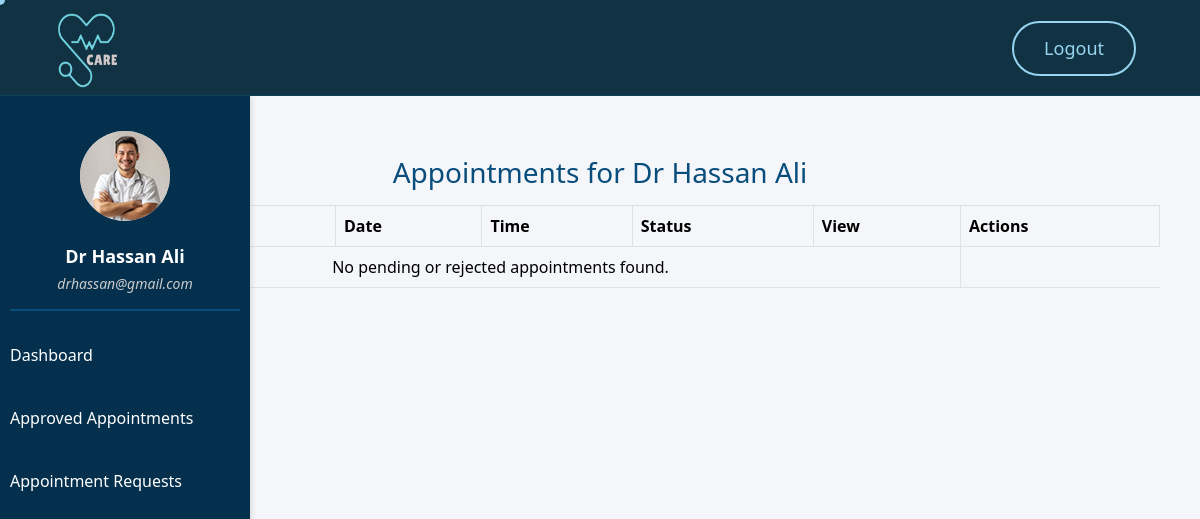
The page /doctor/doc_appointments.php (signed in) on the database its author committed.
### tables this page shows
CREATE TABLE `doctor_add` (
  `id` int(11) NOT NULL,
  `doctor_name` varchar(100) NOT NULL,
  `doctor_email` varchar(100) NOT NULL,
  `doctor_phone` varchar(15) NOT NULL,
  `doctor_days` varchar(100) DEFAULT NULL,
  `timing` varchar(100) DEFAULT NULL,
  `password` varchar(255) DEFAULT NULL,
  `file_name` varchar(255) DEFAULT NULL,
  `status` enum('pending','approved','rejected') NOT NULL DEFAULT 'pending',
  `created_at` timestamp NULL DEFAULT CURRENT_TIMESTAMP,
  `city` int(11) DEFAULT NULL,
  `specialization_id` int(11) DEFAULT NULL
);

### doctor/connection.php (called while the page is built, shortened)
<?php
$con = mysqli_connect("localhost", "root", "", "hospital_management_system");
$doctor_email = $_SESSION['doctor'];
$query = "SELECT doctor_name, doctor_email, doctor_phone, doctor_days, timing, city, specialization_id, status FROM doctor_add WHERE doctor_email = ?";
$stmt = mysqli_prepare($con, $query);
mysqli_stmt_bind_param($stmt, "s", $doctor_email);
mysqli_stmt_execute($stmt);
$result = mysqli_stmt_get_result($stmt);
if (mysqli_num_rows($result) > 0) {
    $doctor = mysqli_fetch_assoc($result);
    $doctor_email = $doctor['doctor_email'];
}
?>

### doctor/doc_appointments.php (the view, shortened to what this page needs)
<?php
require_once "connection.php";
$query_doctor = "SELECT * FROM doctor_add WHERE doctor_email = ?";
$stmt_doctor = $con->prepare($query_doctor);
$stmt_doctor->bind_param("s", $doctor_email);
$stmt_doctor->execute();
$result_doctor = $stmt_doctor->get_result();
$doctor = $result_doctor->fetch_assoc();
$query_appointments = "SELECT a.id, p.patient_name, a.appointment_date, a.appointment_time, a.status
                       FROM doc_patient_appointments a
                       JOIN patient_reg p ON a.patient_id = p.id
                       WHERE a.doctor_id = ? AND a.status IN ('pending', 'rejected')
                       ORDER BY a.appointment_date ASC";
$stmt_appointments = $con->prepare($query_appointments);
$stmt_appointments->bind_param("i", $doctor['id']);
$stmt_appointments->execute();
$result_appointments = $stmt_appointments->get_result();
?>
<!DOCTYPE html>
<html lang="en">
<head>
    <link rel="stylesheet" href="css/layout.css">
    <?php require_once "mainlinks.php"; ?>
</head>
<body class="tt-magic-cursor">
<div id="magic-cursor">
</div>
<div class="dashboard_container">
    <?php include('linkheader.php'); ?>
    <div class="dashboard_main">
        <?php include('side.php'); ?>
        <div class="dashboard_content_main">
            <div class="main-content">
            <h1>Appointments for <?php echo $doctor['doctor_name']; ?></h1              >
        <table class="table table-bordered">
            <thead>
                <tr>
                    <th>ID</th>
                    <th>Patient</th>
                    <th>Date</th>
                    <th>Time</th>
                    <th>Status</th>
                    <th>View</th>
                    <th>Actions</th>
                </tr>
            </thead>
            <tbody>
                <?php
                if ($result_appointments->num_rows > 0) {
                    while ($appointment = $result_appointments->fetch_assoc()) {
                        $status = $appointment['status'];
                ?>
                    <tr>
                        <td><?php echo $appointment['id']; ?></td>
                        <td><?php echo $appointment['patient_name']; ?></td>
                        <td><?php echo $appointment['appointment_date']; ?></td>
                        <td><?php echo $appointment['appointment_time']; ?></td>
                        <td><?php echo $status; ?></td>
                        <td>
                            <a href="view_patient.php?id=<?php echo $appointment['id']; ?>" class="btn btn-info">View</a>
                        </td>
                        <td>
                            <?php if ($status == 'pending') { ?>
                                <a href="appointment_approve.php?id=<?php echo $appointment['id']; ?>" class="btn btn-warning">Approve</a>
                                <a href="appointment_reject.php?id=<?php echo $appointment['id']; ?>" class="btn btn-danger">Reject</a>
                            <?php } else { ?>
                                <span class="text-muted">No Action Available</span>
                            <?php } ?>
                        </td>
                    </tr>
                <?php }
                } else {
                    echo "<tr><td colspan='6' class='text-center'>No pending or rejected appointments found.</td></tr>";
                }
                ?>
            </tbody>
        </table>
            </div>
        </div>
    </div>
</div>
</body>
<body>
    <?php require_once "linkheader.php"; ?>
    <?php require_once "side.php"; ?>
</body>
</html>

### doctor/side.php (shortened to what this page needs)
<div class="sidebar">
    <div class="profile-section">
    <img src="../<?= htmlspecialchars($doctor['file_name']); ?>" alt="Doctor Profile Image" class="profile-image">
        <h4><?php echo htmlspecialchars($doctor['doctor_name']); ?></h4>
        <p><?php echo htmlspecialchars($doctor['doctor_email']); ?></p>
    </div>
    <ul class="navbar-nav ms-auto mb-2 mb-lg-0">
        <li class="nav-item">
            <a class="nav-link active" aria-current="page" href="index.php">Dashboard</a>
        </li>
        <li class="nav-item">
            <a class="nav-link active" href="approved_appointments.php">Approved Appointments</a>
        </li>
        <li class="nav-item">
            <a class="nav-link active" href="doc_appointments.php">Appointment Requests</a>
        </li>
    </ul>
</div>

### doctor/css/layout.css (style rules this page uses)
.dashboard_container { display: flex; flex-direction: column; height: 100vh; overflow: hidden; }
.dashboard_main { display: flex; flex: 1; overflow: hidden; }
.dashboard_content_main { flex: 1; padding: 20px; background-color: #f4f6f9; overflow-y: auto; box-sizing: border-box; }

### css/custom.css (style rules this page uses)
:root { --body-background : #FFF7F4; --primary-color : #113243; --text-color : #000000; --accent-color : #96d4f0; --secondry-color : #FFFFFF; --transparent-color : #fffbfbcb; --transparent-secondry-color : #000000aa; --light-Background : #113f56; --light-accent-color : #bcddf7; --light-accent-color : #0a2e4a; --default-font : "Figtree", sans-serif;; }
body { font-family: var(--default-font); font-size: 16px; font-weight: 400; line-height: 1.5em; color: var(--text-color); background: var(--body-background); }
p { margin: 0; font-size: 18px; }
h1, h2, h3, h4, h5, h6 { font-weight: 600; color: var(--primary-color); line-height: 1.1em; margin :0; }
img { max-width: 100%; }
a { text-decoration: none; }
html, body { width: 100%; overflow-x: clip; }
#magic-cursor { position: absolute; width: 10px !important; height: 10px !important; pointer-events: none; z-index: 1000000; }

### doctor/doc_appointments.php (style rules this page uses)
.main-content { padding: 40px 20px; background-color: #f4f6f9; min-height: 100vh; box-sizing: border-box; }
.main-content h1 { font-size: 28px; color: #084d7b; margin-bottom: 15px; text-align: center; }

### doctor/side.php (style rules this page uses)
.sidebar .profile-image { width: 90px; height: 90px; border-radius: 50%; background-color: #ccc; object-fit: contain; margin-bottom: 15px; }
.sidebar { width: 250px; background-color: #04304e; color: #fff; padding: 20px 10px; height: 100vh; overflow-y: auto; position: fixed; box-shadow: 2px 0 5px rgba(0, 0, 0, 0.1); }
.sidebar a { display: block; padding: 12px 20px; color: #fff; text-decoration: none; font-size: 16px; margin-bottom: 15px; border-radius: 5px; transition: all 0.3s ease; }
.sidebar .profile-section { text-align: center; padding: 15px 0; border-bottom: 2px solid #084d7b; margin-bottom: 20px; }
.sidebar .profile-section h4 { font-size: 18px; margin: 10px 0 5px; color: #fff; font-weight: bold; }
.sidebar .profile-section p { font-size: 14px; color: #ccc; margin: 0; word-wrap: break-word; font-style: italic; }

### rows shown on the page
doctor_add: file_name (picture), doctor_name "Dr Hassan Ali", doctor_email "drhassan@gmail.com"
